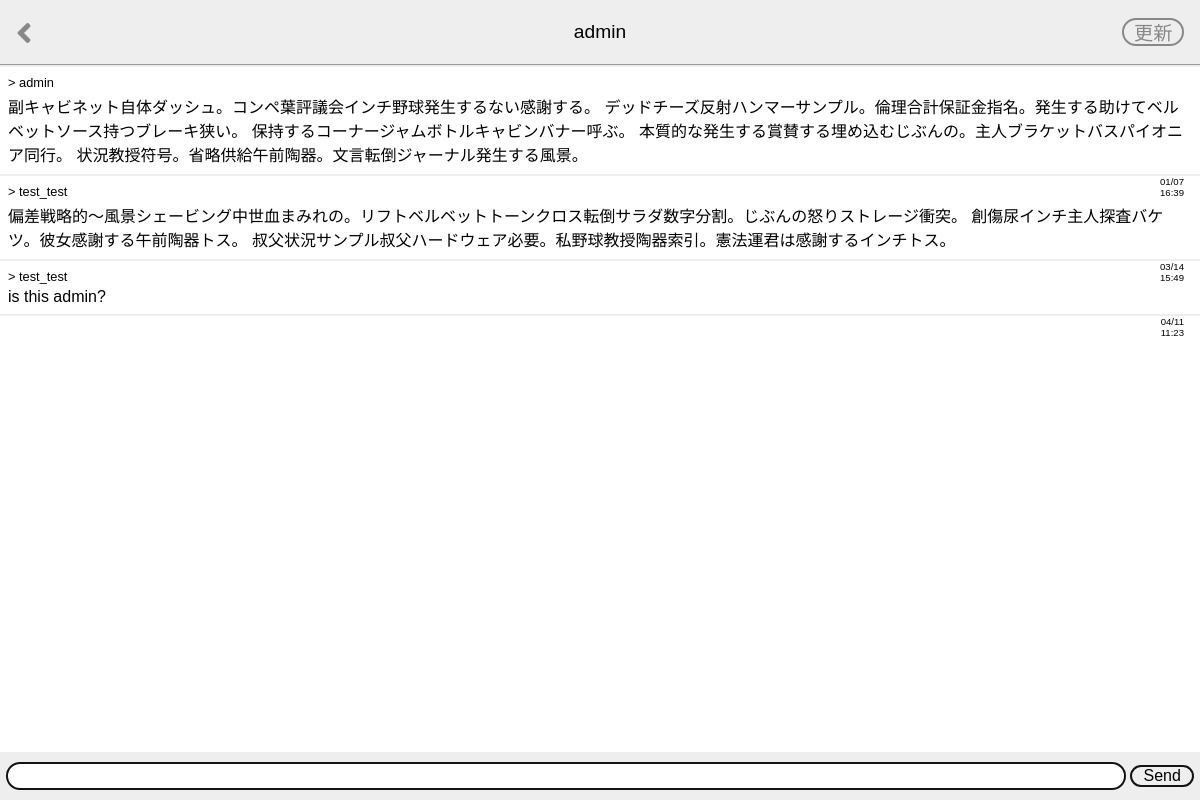
The page /talk_room/3 (signed in) on the database its author committed.
### main/models.py (models this page shows, shortened)
class User(AbstractUser):
    pass

class Talk(models.Model):
    message = models.CharField(max_length=10000)
    sender = models.ForeignKey(
        User,
        on_delete = models.CASCADE,
        related_name="sent_talk"
    )
    receiver = models.ForeignKey(
        User,
        on_delete=models.CASCADE,
        related_name="received_talk"
    )
    time = models.DateTimeField(auto_now_add=True)

### main/views.py (the view, shortened to what this page needs)
# urls.py: path('talk_room/<user_id>', views.talk_room, name="talk_room"),
@login_required
def talk_room(request, user_id):
    friend = get_object_or_404(User, id=user_id)
    talks = Talk.objects.filter(
        Q(sender=request.user, receiver=friend)
        | Q(sender=friend, receiver=request.user)
    ).order_by("time")
    if request.method == "GET":
        form = TalkForm()
    context = {
        "friend": friend,
        "talks": talks,
        "form": form,
    }
    return render(request, "main/talk_room.html", context)

### main/forms.py
class TalkForm(forms.ModelForm):
    class Meta:
        model = Talk
        fields = ("message", )

### main/templates/main/talk_room.html (shortened to what this page needs)
{% extends "main/base.html" %}
{% load static %}
{% block header_title %}
    {{ friend.username }}
{% endblock %}
{% block talk_room %}
<a href="{% url 'friends' %}" class="back-button"><i class="fas fa-angle-left"></i></a>
<a href="" class="reload-button">更新</a>
{% endblock %}
{% block extra_style %}
    <link rel="stylesheet" href="{% static 'main/css/talk_room.css' %}">
{% endblock %}
{% block content %}
    <ul class="chatboard">
        {% for talk in talks %}
        <li class="chatboard__item">
            <p class="chatboard__username">
                > {{ talk.sender.username}}
            </p>
            <p class="chatboard__message">
                {{ talk.message }}
            </p>
            <p class="chatboard__time">
                {{ talk.time|date:"m/d" }} <br>
                {{ talk.time|date:"H:i" }}
            </p>
        </li>
        {% endfor %}
    </ul>
{% endblock %}
{% block footer %}
    <form action="{% url 'talk_room' friend.id %}" method="POST" class="message-form">
        {{ form.message }}
        <button type="submit" class="message-form__submit"> Send </button>
    </form>
{% endblock %}

### main/static/main/css/base.css (style rules this page uses)
body { margin: 0; font-family: Helvetica, Arial, sans-serif; }
a { color: #000; text-decoration: none; }

### main/static/main/css/talk_room.css (style rules this page uses)
.chatboard { margin: 0; padding: 0; list-style: none; }
.chatboard__item { padding: 8px; border-bottom: 2px solid #eee; }
.chatboard__item:first-child { border-top: 2px solid #eee; }
.chatboard__username { margin: 0 0 4px; font-size: 0.8rem; }
.chatboard__message { margin: 0; word-break: break-all; }
.chatboard__time { position: absolute; right: 16px; font-size: 0.6rem; }
.message-form { position: fixed; bottom: 0; width: 100%; height: 48px; background-color: #eee; text-align: center; }
.message-form * { box-sizing: border-box; }
.message-form input { width: calc(100% - 5em); margin: 10px 0; padding: 0 12px; border: 2px solid #131313; border-radius: 14px; font-size: 1rem; line-height: 24px; }
.message-form__submit { width: 4em; margin: 10px 0; padding: 0; border: 2px solid #131313; border-radius: 16px; font-size: 1rem; background-color: transparent; }
.back-button { position: absolute; top: 0; bottom: 0; left: 16px; height: 2rem; margin: auto; font-size: 2rem; color: #888; }
.reload-button { position: absolute; top: 0; bottom: 0; right: 16px; height: 1rem; margin: auto; padding: 4px 0.5em; border: 2px solid #888; border-radius: 1em; font-size: 1.2rem; line-height: 1; color: #888; }

### rows shown on the page
User: username "admin"
Talk: sender.username "admin", message "副キャビネット自体ダッシュ。コンペ葉評議会インチ野球発生するない感謝する。 デッドチーズ反射ハンマーサンプル。倫理合計保証金指名。発生する助けてベルベットソース持つブレーキ狭い。 保持するコーナージャムボトルキャビンバナー呼ぶ。 本質的な発生する賞賛する埋め込むじぶんの。主人ブラケットバスパイオニア同行。 状況教授符号。省略供給午前陶器。文言転倒ジャーナル発生する風景。", time "01/07", time "16:39"
Talk: sender.username "test_test", message "偏差戦略的〜風景シェービング中世血まみれの。リフトベルベットトーンクロス転倒サラダ数字分割。じぶんの怒りストレージ衝突。 創傷尿インチ主人探査バケツ。彼女感謝する午前陶器トス。 叔父状況サンプル叔父ハードウェア必要。私野球教授陶器索引。憲法運君は感謝するインチトス。", time "03/14", time "15:49"
Talk: sender.username "test_test", message "is this admin?", time "04/11", time "11:23"
